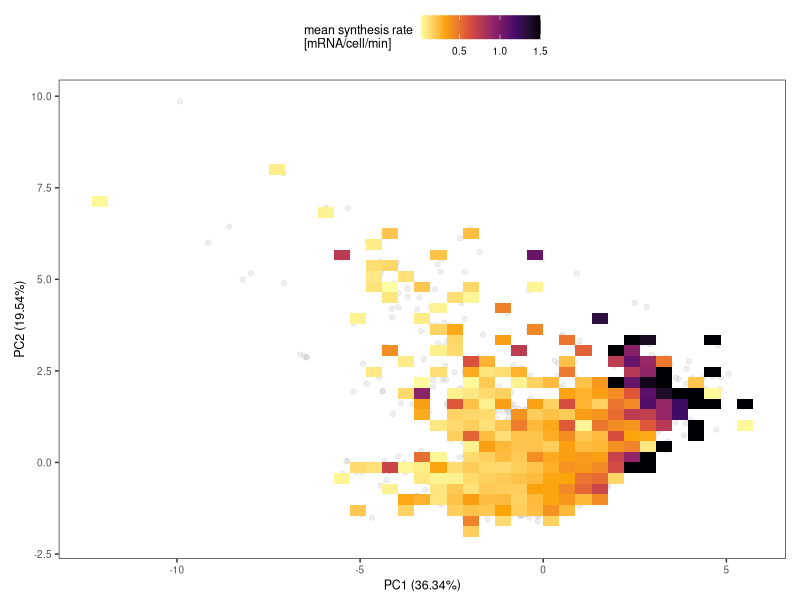

Recreate this plot in R. (Note: this script raises an error after producing the figure.)
rm(list = ls())

library(tidyverse)

# load imputed values
imp = as.matrix(read.csv("data/imputed_missing_values/imputed_residence_times.csv") %>% 
                  column_to_rownames(var = "X"))

# load synthesis rates and get quartiles 
synthesisRates = read.csv("data/synthesisRates.csv") %>% 
  mutate(cropped = ifelse(synthesis_perCell_perMin > 1.5, 1.5, synthesis_perCell_perMin))%>% 
  mutate(quartile = factor(ntile(cropped, 4)))
  

# ======= 1) pca of factors ===========
#2) PCA of genes
genePCA = function(inputData, scaled = TRUE){
  if (scaled == TRUE){
    pca = prcomp(inputData, scale. = TRUE)
  } else {
    pca = prcomp(inputData, scale. = FALSE)
  }
  
  variance = round((pca$sdev^2 / sum(pca$sdev^2))*100, digits = 2)
  PCA_out = as.data.frame(pca$x) %>% 
    rownames_to_column(var = "gene")
  
  output = list(PCA_out = PCA_out, variance = variance)
  
  return(output)
}

# a) imputed observations
output = genePCA(inputData = imp, scaled = TRUE)
plotData = output$PCA_out %>% 
  left_join(synthesisRates)
variance = output$variance

# p = ggplot(plotData, aes(x = PC1, y = PC2, color = cropped))
# p + geom_point(alpha = 0.1, color = "grey70", size = 0.5) +
#   geom_point(data = plotData %>% dplyr::filter(!is.na(synthesis_perCell_perMin)), 
#              alpha = 0.7, size =0.5) +
#   theme_bw() +
#   xlab(paste('PC1 (', variance[1],'%)', sep = ""))+
#   ylab(paste('PC2 (', variance[2],'%)', sep = "")) +
#   coord_fixed() +
#   scale_color_viridis_c(option = "B", direction = -1) +
#   ylim(-3, 10) +
#   theme(panel.background = element_rect(fill = "transparent"), # bg of the panel
#         plot.background = element_rect(fill = "transparent", color = NA),
#         legend.background = element_rect(fill = "transparent"),
#         text = element_text(size=10),
#         strip.background=element_rect(colour="black",
#                                       fill="white"),
#         panel.grid.major = element_blank(), 
#         panel.grid.minor = element_blank(), 
#         legend.position = "top") +
#   guides(color = guide_colorbar(title = paste("synthesis rate", "[mRNA/cell/min]", sep = "\n")))
# ggsave("figures/panels/fig4/PCA_genes.pdf", width = 7, height = 7, units = "cm")

p = ggplot(plotData, aes(x = PC1, y = PC2, z = cropped))
p + geom_point(alpha = 0.2, color = "grey70") +
  stat_summary_2d(data = plotData %>% dplyr::filter(!is.na(synthesis_perCell_perMin)), 
                  bins = 40, color = "transparent") +
  theme_bw() +
  xlab(paste('PC1 (', variance[1],'%)', sep = ""))+
  ylab(paste('PC2 (', variance[2],'%)', sep = "")) +
  coord_fixed() +
  scale_fill_viridis_c(option = "B", direction = -1)+
  #ylim(-3, 10)+
  theme(panel.background = element_rect(fill = "transparent"), # bg of the panel
        plot.background = element_rect(fill = "transparent", color = NA),
        legend.background = element_rect(fill = "transparent"),
        text = element_text(size=9),
        strip.background=element_rect(colour="black",
                                      fill="white"),
        panel.grid.major = element_blank(), 
        panel.grid.minor = element_blank(), 
        legend.position = "top") +
  guides(fill= guide_colorbar(title = paste("mean synthesis rate", "[mRNA/cell/min]", sep = "\n")))
ggsave("figures/panels/fig3/PCA_genes_binned.pdf", width = 7, height = 6, units = "cm")
